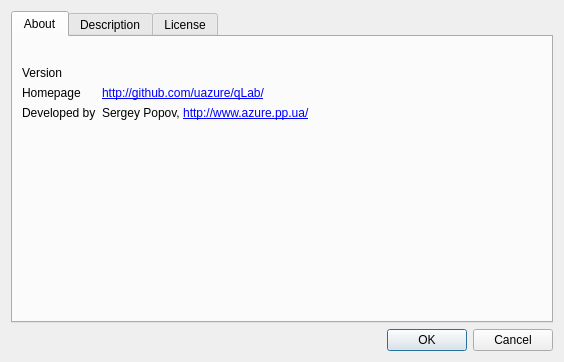
<?xml version="1.0" encoding="UTF-8"?>
<ui version="4.0">
 <class>AboutDialog</class>
 <widget class="QDialog" name="AboutDialog">
  <property name="geometry">
   <rect>
    <x>0</x>
    <y>0</y>
    <width>564</width>
    <height>362</height>
   </rect>
  </property>
  <property name="windowTitle">
   <string>About</string>
  </property>
  <layout class="QVBoxLayout" name="verticalLayout">
   <item>
    <widget class="QTabWidget" name="tabWidget">
     <property name="currentIndex">
      <number>0</number>
     </property>
     <widget class="QWidget" name="tab">
      <attribute name="title">
       <string>About</string>
      </attribute>
      <layout class="QVBoxLayout" name="verticalLayout_4">
       <item>
        <layout class="QFormLayout" name="formLayout">
         <item row="1" column="0">
          <widget class="QLabel" name="label">
           <property name="text">
            <string>Version</string>
           </property>
          </widget>
         </item>
         <item row="1" column="1">
          <widget class="QLabel" name="versionLabel">
           <property name="text">
            <string/>
           </property>
           <property name="textInteractionFlags">
            <set>Qt::LinksAccessibleByMouse|Qt::TextSelectableByMouse</set>
           </property>
          </widget>
         </item>
         <item row="0" column="0">
          <widget class="QLabel" name="appLabel">
           <property name="text">
            <string/>
           </property>
          </widget>
         </item>
         <item row="2" column="0">
          <widget class="QLabel" name="label_2">
           <property name="text">
            <string>Homepage</string>
           </property>
          </widget>
         </item>
         <item row="2" column="1">
          <widget class="QLabel" name="label_3">
           <property name="text">
            <string>&lt;a href=&quot;http://github.com/uazure/qLab/&quot;&gt;&lt;span style=&quot; text-decoration: underline; color:#0000ff;&quot;&gt;http://github.com/uazure/qLab/&lt;/span&gt;&lt;/a&gt;</string>
           </property>
           <property name="textInteractionFlags">
            <set>Qt::LinksAccessibleByMouse|Qt::TextSelectableByMouse</set>
           </property>
          </widget>
         </item>
         <item row="3" column="0">
          <widget class="QLabel" name="label_4">
           <property name="text">
            <string>Developed by</string>
           </property>
          </widget>
         </item>
         <item row="3" column="1">
          <widget class="QLabel" name="label_5">
           <property name="text">
            <string>Sergey Popov, &lt;a href='http://www.azure.pp.ua/'&gt;http://www.azure.pp.ua/&lt;/a&gt;</string>
           </property>
           <property name="textInteractionFlags">
            <set>Qt::LinksAccessibleByMouse|Qt::TextSelectableByMouse</set>
           </property>
          </widget>
         </item>
        </layout>
       </item>
      </layout>
     </widget>
     <widget class="QWidget" name="aboutTab">
      <attribute name="title">
       <string>Description</string>
      </attribute>
      <layout class="QVBoxLayout" name="verticalLayout_2">
       <item>
        <widget class="QPlainTextEdit" name="plainTextEdit">
         <property name="plainText">
          <string>qlab-client is the GUI cross-platform application written with Qt using C++ language.

This program uses qwt library for displaying the data and GNU Scientific Library (gsl) for approximation calculations.

Experimental data can be read from network tcp socket. Simple protocol is used to communicate with the server. Server can be controlled by client by setting target values if there's controllers in current experiment.

Client (this program) can perform approximations on experimental data and save/restore results to/from file.

Program can calculate thermal expansion coefficients based on approximation results.

(c) 2011-2012 Sergey Popov
http://www.azure.org.ua/</string>
         </property>
         <property name="textInteractionFlags">
          <set>Qt::TextSelectableByKeyboard|Qt::TextSelectableByMouse</set>
         </property>
        </widget>
       </item>
      </layout>
     </widget>
     <widget class="QWidget" name="licenseTab">
      <attribute name="title">
       <string>License</string>
      </attribute>
      <layout class="QVBoxLayout" name="verticalLayout_3">
       <item>
        <widget class="QPlainTextEdit" name="plainTextEdit_2">
         <property name="plainText">
          <string>GNU GENERAL PUBLIC LICENSE

Version 3, 29 June 2007

Copyright © 2007 Free Software Foundation, Inc. &lt;http://fsf.org/&gt;

 Everyone is permitted to copy and distribute verbatim copies of this license document, but changing it is not allowed.
Preamble

The GNU General Public License is a free, copyleft license for software and other kinds of works.

The licenses for most software and other practical works are designed to take away your freedom to share and change the works. By contrast, the GNU General Public License is intended to guarantee your freedom to share and change all versions of a program--to make sure it remains free software for all its users. We, the Free Software Foundation, use the GNU General Public License for most of our software; it applies also to any other work released this way by its authors. You can apply it to your programs, too.

When we speak of free software, we are referring to freedom, not price. Our General Public Licenses are designed to make sure that you have the freedom to distribute copies of free software (and charge for them if you wish), that you receive source code or can get it if you want it, that you can change the software or use pieces of it in new free programs, and that you know you can do these things.

To protect your rights, we need to prevent others from denying you these rights or asking you to surrender the rights. Therefore, you have certain responsibilities if you distribute copies of the software, or if you modify it: responsibilities to respect the freedom of others.

For example, if you distribute copies of such a program, whether gratis or for a fee, you must pass on to the recipients the same freedoms that you received. You must make sure that they, too, receive or can get the source code. And you must show them these terms so they know their rights.

Developers that use the GNU GPL protect your rights with two steps: (1) assert copyright on the software, and (2) offer you this License giving you legal permission to copy, distribute and/or modify it.

For the developers' and authors' protection, the GPL clearly explains that there is no warranty for this free software. For both users' and authors' sake, the GPL requires that modified versions be marked as changed, so that their problems will not be attributed erroneously to authors of previous versions.

Some devices are designed to deny users access to install or run modified versions of the software inside them, although the manufacturer can do so. This is fundamentally incompatible with the aim of protecting users' freedom to change the software. The systematic pattern of such abuse occurs in the area of products for individuals to use, which is precisely where it is most unacceptable. Therefore, we have designed this version of the GPL to prohibit the practice for those products. If such problems arise substantially in other domains, we stand ready to extend this provision to those domains in future versions of the GPL, as needed to protect the freedom of users.

Finally, every program is threatened constantly by software patents. States should not allow patents to restrict development and use of software on general-purpose computers, but in those that do, we wish to avoid the special danger that patents applied to a free program could make it effectively proprietary. To prevent this, the GPL assures that patents cannot be used to render the program non-free.

The precise terms and conditions for copying, distribution and modification follow.


TERMS AND CONDITIONS
0. Definitions.

“This License” refers to version 3 of the GNU General Public License.

“Copyright” also means copyright-like laws that apply to other kinds of works, such as semiconductor masks.

“The Program” refers to any copyrightable work licensed under this License. Each licensee is addressed as “you”. “Licensees” and “recipients” may be individuals or organizations.

To “modify” a work means to copy from or adapt all or part of the work in a fashion requiring copyright permission, other than the making of an exact copy. The resulting work is called a “modified version” of the earlier work or a work “based on” the earlier work.

A “covered work” means either the unmodified Program or a work based on the Program.

To “propagate” a work means to do anything with it that, without permission, would make you directly or secondarily liable for infringement under applicable copyright law, except executing it on a computer or modifying a private copy. Propagation includes copying, distribution (with or without modification), making available to the public, and in some countries other activities as well.

To “convey” a work means any kind of propagation that enables other parties to make or receive copies. Mere interaction with a user through a computer network, with no transfer of a copy, is not conveying.

An interactive user interface displays “Appropriate Legal Notices” to the extent that it includes a convenient and prominently visible feature that (1) displays an appropriate copyright notice, and (2) tells the user that there is no warranty for the work (except to the extent that warranties are provided), that licensees may convey the work under this License, and how to view a copy of this License. If the interface presents a list of user commands or options, such as a menu, a prominent item in the list meets this criterion.
1. Source Code.

The “source code” for a work means the preferred form of the work for making modifications to it. “Object code” means any non-source form of a work.

A “Standard Interface” means an interface that either is an official standard defined by a recognized standards body, or, in the case of interfaces specified for a particular programming language, one that is widely used among developers working in that language.

The “System Libraries” of an executable work include anything, other than the work as a whole, that (a) is included in the normal form of packaging a Major Component, but which is not part of that Major Component, and (b) serves only to enable use of the work with that Major Component, or to implement a Standard Interface for which an implementation is available to the public in source code form. A “Major Component”, in this context, means a major essential component (kernel, window system, and so on) of the specific operating system (if any) on which the executable work runs, or a compiler used to produce the work, or an object code interpreter used to run it.

The “Corresponding Source” for a work in object code form means all the source code needed to generate, install, and (for an executable work) run the object code and to modify the work, including scripts to control those activities. However, it does not include the work's System Libraries, or general-purpose tools or generally available free programs which are used unmodified in performing those activities but which are not part of the work. For example, Corresponding Source includes interface definition files associated with source files for the work, and the source code for shared libraries and dynamically linked subprograms that the work is specifically designed to require, such as by intimate data communication or control flow between those subprograms and other parts of the work.

The Corresponding Source need not include anything that users can regenerate automatically from other parts of the Corresponding Source.

The Corresponding Source for a work in source code form is that same work.
2. Basic Permissions.

All rights granted under this License are granted for the term of copyright on the Program, and are irrevocable provided the stated conditions are met. This License explicitly affirms your unlimited permission to run the unmodified Program. The output from running a covered work is covered by this License only if the output, given its content, constitutes a covered work. This License acknowledges your rights of fair use or other equivalent, as provided by copyright law.

You may make, run and propagate covered works that you do not convey, without conditions so long as your license otherwise remains in force. You may convey covered works to others for the sole purpose of having them make modifications exclusively for you, or provide you with facilities for running those works, provided that you comply with the terms of this License in conveying all material for which you do not control copyright. Those thus making or running the covered works for you must do so exclusively on your behalf, under your direction and control, on terms that prohibit them from making any copies of your copyrighted material outside their relationship with you.

Conveying under any other circumstances is permitted solely under the conditions stated below. Sublicensing is not allowed; section 10 makes it unnecessary.
3. Protecting Users' Legal Rights From Anti-Circumvention Law.

No covered work shall be deemed part of an effective technological measure under any applicable law fulfilling obligations under article 11 of the WIPO copyright treaty adopted on 20 December 1996, or similar laws prohibiting or restricting circumvention of such measures.

When you convey a covered work, you waive any legal power to forbid circumvention of technological measures to the extent such circumvention is effected by exercising rights under this License with respect to the covered work, and you disclaim any intention to limit operation or modification of the work as a means of enforcing, against the work's users, your or third parties' legal rights to forbid circumvention of technological measures.
4. Conveying Verbatim Copies.

You may convey verbatim copies of the Program's source code as you receive it, in any medium, provided that you conspicuously and appropriately publish on each copy an appropriate copyright notice; keep intact all notices stating that this License and any non-permissive terms added in accord with section 7 apply to the code; keep intact all notices of the absence of any warranty; and give all recipients a copy of this License along with the Program.

You may charge any price or no price for each copy that you convey, and you may offer support or warranty protection for a fee.
5. Conveying Modified Source Versions.

You may convey a work based on the Program, or the modifications to produce it from the Program, in the form of source code under the terms of section 4, provided that you also meet all of these conditions:
a) The work must carry prominent notices stating that you modified it, and giving a relevant date.
b) The work must carry prominent notices stating that it is released under this License and any conditions added under section 7. This requirement modifies the requirement in section 4 to “keep intact all notices”.
c) You must license the entire work, as a whole, under this License to anyone who comes into possession of a copy. This License will therefore apply, along with any applicable section 7 additional terms, to the whole of the work, and all its parts, regardless of how they are packaged. This License gives no permission to license the work in any other way, but it does not invalidate such permission if you have separately received it.
d) If the work has interactive user interfaces, each must display Appropriate Legal Notices; however, if the Program has interactive interfaces that do not display Appropriate Legal Notices, your work need not make them do so.

A compilation of a covered work with other separate and independent works, which are not by their nature extensions of the covered work, and which are not combined with it such as to form a larger program, in or on a volume of a storage or distribution medium, is called an “aggregate” if the compilation and its resulting copyright are not used to limit the access or legal rights of the compilation's users beyond what the individual works permit. Inclusion of a covered work in an aggregate does not cause this License to apply to the other parts of the aggregate.
6. Conveying Non-Source Forms.

You may convey a covered work in object code form under the terms of sections 4 and 5, provided that you also convey the machine-readable Corresponding Source under the terms of this License, in one of these ways:
a) Convey the object code in, or embodied in, a physical product (including a physical distribution medium), accompanied by the Corresponding Source fixed on a durable physical medium customarily used for software interchange.
b) Convey the object code in, or embodied in, a physical product (including a physical distribution medium), accompanied by a written offer, valid for at least three years and valid for as long as you offer spare parts or customer support for that product model, to give anyone who possesses the object code either (1) a copy of the Corresponding Source for all the software in the product that is covered by this License, on a durable physical medium customarily used for software interchange, for a price no more than your reasonable cost of physically performing this conveying of source, or (2) access to copy the Corresponding Source from a network server at no charge.
c) Convey individual copies of the object code with a copy of the written offer to provide the Corresponding Source. This alternative is allowed only occasionally and noncommercially, and only if you received the object code with such an offer, in accord with subsection 6b.
d) Convey the object code by offering access from a designated place (gratis or for a charge), and offer equivalent access to the Corresponding Source in the same way through the same place at no further charge. You need not require recipients to copy the Corresponding Source along with the object code. If the place to copy the object code is a network server, the Corresponding Source may be on a different server (operated by you or a third party) that supports equivalent copying facilities, provided you maintain clear directions next to the object code saying where to find the Corresponding Source. Regardless of what server hosts the Corresponding Source, you remain obligated to ensure that it is available for as long as needed to satisfy these requirements.
e) Convey the object code using peer-to-peer transmission, provided you inform other peers where the object code and Corresponding Source of the work are being offered to the general public at no charge under subsection 6d.

A separable portion of the object code, whose source code is excluded from the Corresponding Source as a System Library, need not be included in conveying the object code work.

A “User Product” is either (1) a “consumer product”, which means any tangible personal property which is normally used for personal, family, or household purposes, or (2) anything designed or sold for incorporation into a dwelling. In determining whether a product is a consumer product, doubtful cases shall be resolved in favor of coverage. For a particular product received by a particular user, “normally used” refers to a typical or common use of that class of product, regardless of the status of the particular user or of the way in which the particular user actually uses, or expects or is expected to use, the product. A product is a consumer product regardless of whether the product has substantial commercial, industrial or non-consumer uses, unless such uses represent the only significant mode of use of the product.

“Installation Information” for a User Product means any methods, procedures, authorization keys, or other information required to install and execute modified versions of a covered work in that User Product from a modified version of its Corresponding Source. The information must suffice to ensure that the continued functioning of the modified object code is in no case prevented or interfered with solely because modification has been made.

If you convey an object code work under this section in, or with, or specifically for use in, a User Product, and the conveying occurs as part of a transaction in which the right of possession and use of the User Product is transferred to the recipient in perpetuity or for a fixed term (regardless of how the transaction is characterized), the Corresponding Source conveyed under this section must be accompanied by the Installation Information. But this requirement does not apply if neither you nor any third party retains the ability to install modified object code on the User Product (for example, the work has been installed in ROM).

The requirement to provide Installation Information does not include a requirement to continue to provide support service, warranty, or updates for a work that has been modified or installed by the recipient, or for the User Product in which it has been modified or installed. Access to a network may be denied when the modification itself materially and adversely affects the operation of the network or violates the rules and protocols for communication across the network.

Corresponding Source conveyed, and Installation Information provided, in accord with this section must be in a format that is publicly documented (and with an implementation available to the public in source code form), and must require no special password or key for unpacking, reading or copying.
7. Additional Terms.

“Additional permissions” are terms that supplement the terms of this License by making exceptions from one or more of its conditions. Additional permissions that are applicable to the entire Program shall be treated as though they were included in this License, to the extent that they are valid under applicable law. If additional permissions apply only to part of the Program, that part may be used separately under those permissions, but the entire Program remains governed by this License without regard to the additional permissions.

When you convey a copy of a covered work, you may at your option remove any additional permissions from that copy, or from any part of it. (Additional permissions may be written to require their own removal in certain cases when you modify the work.) You may place additional permissions on material, added by you to a covered work, for which you have or can give appropriate copyright permission.

Notwithstanding any other provision of this License, for material you add to a covered work, you may (if authorized by the copyright holders of that material) supplement the terms of this License with terms:
a) Disclaiming warranty or limiting liability differently from the terms of sections 15 and 16 of this License; or
b) Requiring preservation of specified reasonable legal notices or author attributions in that material or in the Appropriate Legal Notices displayed by works containing it; or
c) Prohibiting misrepresentation of the origin of that material, or requiring that modified versions of such material be marked in reasonable ways as different from the original version; or
d) Limiting the use for publicity purposes of names of licensors or authors of the material; or
e) Declining to grant rights under trademark law for use of some trade names, trademarks, or service marks; or
f) Requiring indemnification of licensors and authors of that material by anyone who conveys the material (or modified versions of it) with contractual assumptions of liability to the recipient, for any liability that these contractual assumptions directly impose on those licensors and authors.

All other non-permissive additional terms are considered “further restrictions” within the meaning of section 10. If the Program as you received it, or any part of it, contains a notice stating that it is governed by this License along with a term that is a further restriction, you may remove that term. If a license document contains a further restriction but permits relicensing or conveying under this License, you may add to a covered work material governed by the terms of that license document, provided that the further restriction does not survive such relicensing or conveying.

If you add terms to a covered work in accord with this section, you must place, in the relevant source files, a statement of the additional terms that apply to those files, or a notice indicating where to find the applicable terms.

Additional terms, permissive or non-permissive, may be stated in the form of a separately written license, or stated as exceptions; the above requirements apply either way.
8. Termination.

You may not propagate or modify a covered work except as expressly provided under this License. Any attempt otherwise to propagate or modify it is void, and will automatically terminate your rights under this License (including any patent licenses granted under the third paragraph of section 11).

However, if you cease all violation of this License, then your license from a particular copyright holder is reinstated (a) provisionally, unless and until the copyright holder explicitly and finally terminates your license, and (b) permanently, if the copyright holder fails to notify you of the violation by some reasonable means prior to 60 days after the cessation.

Moreover, your license from a particular copyright holder is reinstated permanently if the copyright holder notifies you of the violation by some reasonable means, this is the first time you have received notice of violation of this License (for any work) from that copyright holder, and you cure the violation prior to 30 days after your receipt of the notice.

Termination of your rights under this section does not terminate the licenses of parties who have received copies or rights from you under this License. If your rights have been terminated and not permanently reinstated, you do not qualify to receive new licenses for the same material under section 10.
9. Acceptance Not Required for Having Copies.

You are not required to accept this License in order to receive or run a copy of the Program. Ancillary propagation of a covered work occurring solely as a consequence of using peer-to-peer transmission to receive a copy likewise does not require acceptance. However, nothing other than this License grants you permission to propagate or modify any covered work. These actions infringe copyright if you do not accept this License. Therefore, by modifying or propagating a covered work, you indicate your acceptance of this License to do so.
10. Automatic Licensing of Downstream Recipients.

Each time you convey a covered work, the recipient automatically receives a license from the original licensors, to run, modify and propagate that work, subject to this License. You are not responsible for enforcing compliance by third parties with this License.

An “entity transaction” is a transaction transferring control of an organization, or substantially all assets of one, or subdividing an organization, or merging organizations. If propagation of a covered work results from an entity transaction, each party to that transaction who receives a copy of the work also receives whatever licenses to the work the party's predecessor in interest had or could give under the previous paragraph, plus a right to possession of the Corresponding Source of the work from the predecessor in interest, if the predecessor has it or can get it with reasonable efforts.

You may not impose any further restrictions on the exercise of the rights granted or affirmed under this License. For example, you may not impose a license fee, royalty, or other charge for exercise of rights granted under this License, and you may not initiate litigation (including a cross-claim or counterclaim in a lawsuit) alleging that any patent claim is infringed by making, using, selling, offering for sale, or importing the Program or any portion of it.
11. Patents.

A “contributor” is a copyright holder who authorizes use under this License of the Program or a work on which the Program is based. The work thus licensed is called the contributor's “contributor version”.

A contributor's “essential patent claims” are all patent claims owned or controlled by the contributor, whether already acquired or hereafter acquired, that would be infringed by some manner, permitted by this License, of making, using, or selling its contributor version, but do not include claims that would be infringed only as a consequence of further modification of the contributor version. For purposes of this definition, “control” includes the right to grant patent sublicenses in a manner consistent with the requirements of this License.

Each contributor grants you a non-exclusive, worldwide, royalty-free patent license under the contributor's essential patent claims, to make, use, sell, offer for sale, import and otherwise run, modify and propagate the contents of its contributor version.

In the following three paragraphs, a “patent license” is any express agreement or commitment, however denominated, not to enforce a patent (such as an express permission to practice a patent or covenant not to sue for patent infringement). To “grant” such a patent license to a party means to make such an agreement or commitment not to enforce a patent against the party.

If you convey a covered work, knowingly relying on a patent license, and the Corresponding Source of the work is not available for anyone to copy, free of charge and under the terms of this License, through a publicly available network server or other readily accessible means, then you must either (1) cause the Corresponding Source to be so available, or (2) arrange to deprive yourself of the benefit of the patent license for this particular work, or (3) arrange, in a manner consistent with the requirements of this License, to extend the patent license to downstream recipients. “Knowingly relying” means you have actual knowledge that, but for the patent license, your conveying the covered work in a country, or your recipient's use of the covered work in a country, would infringe one or more identifiable patents in that country that you have reason to believe are valid.

If, pursuant to or in connection with a single transaction or arrangement, you convey, or propagate by procuring conveyance of, a covered work, and grant a patent license to some of the parties receiving the covered work authorizing them to use, propagate, modify or convey a specific copy of the covered work, then the patent license you grant is automatically extended to all recipients of the covered work and works based on it.

A patent license is “discriminatory” if it does not include within the scope of its coverage, prohibits the exercise of, or is conditioned on the non-exercise of one or more of the rights that are specifically granted under this License. You may not convey a covered work if you are a party to an arrangement with a third party that is in the business of distributing software, under which you make payment to the third party based on the extent of your activity of conveying the work, and under which the third party grants, to any of the parties who would receive the covered work from you, a discriminatory patent license (a) in connection with copies of the covered work conveyed by you (or copies made from those copies), or (b) primarily for and in connection with specific products or compilations that contain the covered work, unless you entered into that arrangement, or that patent license was granted, prior to 28 March 2007.

Nothing in this License shall be construed as excluding or limiting any implied license or other defenses to infringement that may otherwise be available to you under applicable patent law.
12. No Surrender of Others' Freedom.

If conditions are imposed on you (whether by court order, agreement or otherwise) that contradict the conditions of this License, they do not excuse you from the conditions of this License. If you cannot convey a covered work so as to satisfy simultaneously your obligations under this License and any other pertinent obligations, then as a consequence you may not convey it at all. For example, if you agree to terms that obligate you to collect a royalty for further conveying from those to whom you convey the Program, the only way you could satisfy both those terms and this License would be to refrain entirely from conveying the Program.
13. Use with the GNU Affero General Public License.

Notwithstanding any other provision of this License, you have permission to link or combine any covered work with a work licensed under version 3 of the GNU Affero General Public License into a single combined work, and to convey the resulting work. The terms of this License will continue to apply to the part which is the covered work, but the special requirements of the GNU Affero General Public License, section 13, concerning interaction through a network will apply to the combination as such.
14. Revised Versions of this License.

The Free Software Foundation may publish revised and/or new versions of the GNU General Public License from time to time. Such new versions will be similar in spirit to the present version, but may differ in detail to address new problems or concerns.

Each version is given a distinguishing version number. If the Program specifies that a certain numbered version of the GNU General Public License “or any later version” applies to it, you have the option of following the terms and conditions either of that numbered version or of any later version published by the Free Software Foundation. If the Program does not specify a version number of the GNU General Public License, you may choose any version ever published by the Free Software Foundation.

If the Program specifies that a proxy can decide which future versions of the GNU General Public License can be used, that proxy's public statement of acceptance of a version permanently authorizes you to choose that version for the Program.

Later license versions may give you additional or different permissions. However, no additional obligations are imposed on any author or copyright holder as a result of your choosing to follow a later version.
15. Disclaimer of Warranty.

THERE IS NO WARRANTY FOR THE PROGRAM, TO THE EXTENT PERMITTED BY APPLICABLE LAW. EXCEPT WHEN OTHERWISE STATED IN WRITING THE COPYRIGHT HOLDERS AND/OR OTHER PARTIES PROVIDE THE PROGRAM “AS IS” WITHOUT WARRANTY OF ANY KIND, EITHER EXPRESSED OR IMPLIED, INCLUDING, BUT NOT LIMITED TO, THE IMPLIED WARRANTIES OF MERCHANTABILITY AND FITNESS FOR A PARTICULAR PURPOSE. THE ENTIRE RISK AS TO THE QUALITY AND PERFORMANCE OF THE PROGRAM IS WITH YOU. SHOULD THE PROGRAM PROVE DEFECTIVE, YOU ASSUME THE COST OF ALL NECESSARY SERVICING, REPAIR OR CORRECTION.
16. Limitation of Liability.

IN NO EVENT UNLESS REQUIRED BY APPLICABLE LAW OR AGREED TO IN WRITING WILL ANY COPYRIGHT HOLDER, OR ANY OTHER PARTY WHO MODIFIES AND/OR CONVEYS THE PROGRAM AS PERMITTED ABOVE, BE LIABLE TO YOU FOR DAMAGES, INCLUDING ANY GENERAL, SPECIAL, INCIDENTAL OR CONSEQUENTIAL DAMAGES ARISING OUT OF THE USE OR INABILITY TO USE THE PROGRAM (INCLUDING BUT NOT LIMITED TO LOSS OF DATA OR DATA BEING RENDERED INACCURATE OR LOSSES SUSTAINED BY YOU OR THIRD PARTIES OR A FAILURE OF THE PROGRAM TO OPERATE WITH ANY OTHER PROGRAMS), EVEN IF SUCH HOLDER OR OTHER PARTY HAS BEEN ADVISED OF THE POSSIBILITY OF SUCH DAMAGES.
17. Interpretation of Sections 15 and 16.

If the disclaimer of warranty and limitation of liability provided above cannot be given local legal effect according to their terms, reviewing courts shall apply local law that most closely approximates an absolute waiver of all civil liability in connection with the Program, unless a warranty or assumption of liability accompanies a copy of the Program in return for a fee.

END OF TERMS AND CONDITIONS</string>
         </property>
         <property name="textInteractionFlags">
          <set>Qt::TextSelectableByKeyboard|Qt::TextSelectableByMouse</set>
         </property>
        </widget>
       </item>
      </layout>
     </widget>
    </widget>
   </item>
   <item>
    <widget class="QDialogButtonBox" name="buttonBox">
     <property name="orientation">
      <enum>Qt::Horizontal</enum>
     </property>
     <property name="standardButtons">
      <set>QDialogButtonBox::Cancel|QDialogButtonBox::Ok</set>
     </property>
    </widget>
   </item>
  </layout>
 </widget>
 <resources/>
 <connections>
  <connection>
   <sender>buttonBox</sender>
   <signal>accepted()</signal>
   <receiver>AboutDialog</receiver>
   <slot>accept()</slot>
   <hints>
    <hint type="sourcelabel">
     <x>248</x>
     <y>254</y>
    </hint>
    <hint type="destinationlabel">
     <x>157</x>
     <y>274</y>
    </hint>
   </hints>
  </connection>
  <connection>
   <sender>buttonBox</sender>
   <signal>rejected()</signal>
   <receiver>AboutDialog</receiver>
   <slot>reject()</slot>
   <hints>
    <hint type="sourcelabel">
     <x>316</x>
     <y>260</y>
    </hint>
    <hint type="destinationlabel">
     <x>286</x>
     <y>274</y>
    </hint>
   </hints>
  </connection>
 </connections>
</ui>
